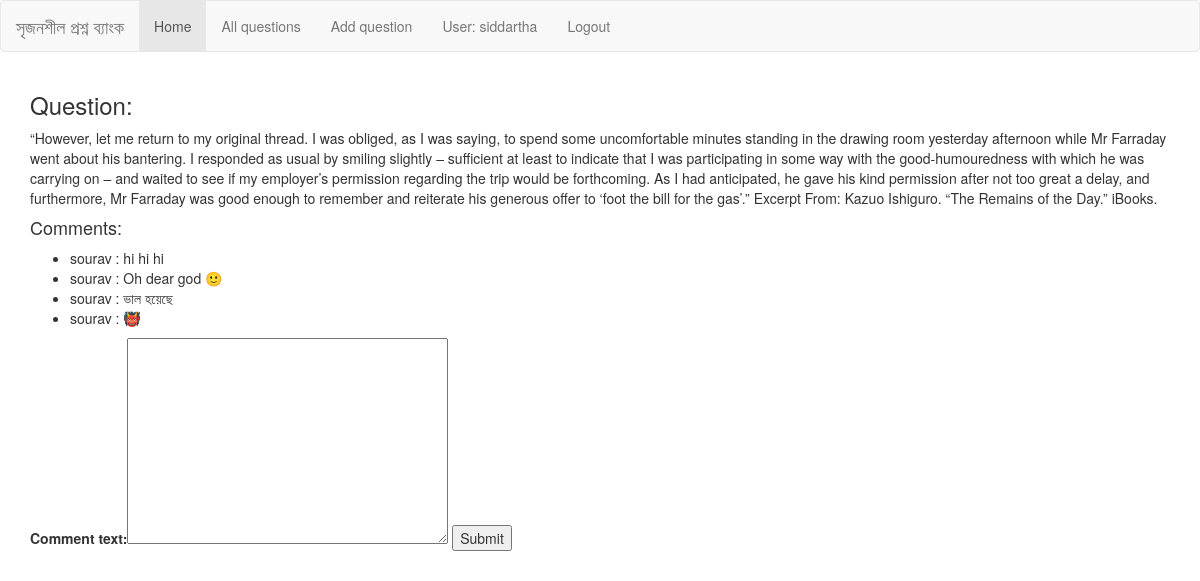
The app's page /questions/5/ (signed in) with its own data.
### add_content/models.py (models this page shows, shortened)
class Question(models.Model):
    question_name = models.TextField(max_length=300, null=True)
    question_text = models.TextField(max_length=3000)
    user = models.ForeignKey(
        settings.AUTH_USER_MODEL,
        on_delete=models.CASCADE,
        null=True,
    )
    pub_date = models.DateTimeField("Date published")
    STATUS_CHOICES = (
        (ACCEPTED, "Accepted"),
        (PENDING, "Pending"),
        (DISCARDED, "Discarded"),
        (OUTDATED, "Outdated"),
        (USED, "Used"),
        (DELETED, "Deleted"),
    )
    status = models.CharField(
        max_length=9,
        choices=STATUS_CHOICES,
        default=PENDING,
        null=True,
    )
    course = models.ForeignKey(
        Course,
        on_delete=models.CASCADE,
        null=True,
    )
    chapter = models.ForeignKey(
        Chapter,
        on_delete=models.CASCADE,
        null=True,
    )
    difficulty = models.TextField(max_length=20, null=True)
    category = models.TextField(max_length=20, null=True)
    medium = models.TextField(max_length=20, null=True)
    def __str__(self):
        return self.question_text

class Comment(models.Model):
    comment_text = models.TextField(max_length=100)
    question = models.ForeignKey(
        Question,
        on_delete=models.CASCADE,
        null=True,
    )
    user = models.ForeignKey(
        settings.AUTH_USER_MODEL,
        on_delete=models.CASCADE,
        null=True,
    )
    created_date = models.DateTimeField("Date published")

### add_content/views.py (the view)
# urls.py: path('<int:pk>/', views.get_detail_view_with_comment, name='detail'),
@login_required
def get_detail_view_with_comment(request, pk):
    question = get_object_or_404(Question, pk=pk)
    comment_list = Comment.objects.filter(question=question)
    if request.method == "POST":
        form = CommentForm(request.POST)
        if form.is_valid():
            comment_text = form.cleaned_data['comment_text']
            user = request.user
            comment = Comment(
                comment_text=comment_text,
                question=question,
                user=user,
                created_date=timezone.now()
            )
            comment.save()
    else:
        log_table = LogTable(user=request.user,
                             operation="View post " + str(pk),
                             operation_time=timezone.now(),)
        log_table.save()
    new_form = CommentForm()
    return render(request,
                  'add_content/detail.html',
                  {'form': new_form,
                   'question': question,
                   'comment_list': comment_list
                   }
                  )

### add_content/forms.py
class CommentForm(forms.ModelForm):
    class Meta:
        model = Comment
        fields = ('comment_text',)

### add_content/templates/add_content/detail.html (shortened to what this page needs)
{% extends "base_generic.html" %}
{% block content %}
<h3>Question:</h3>
<p>
    {{ question }}
</p>
<h4>Comments:</h4>
{% if comment_list %}
        <ul>
        {% for comment in comment_list %}
            <li>{{ comment.user }} : {{ comment.comment_text }}</li>
        {% endfor %}
        </ul>
    {% endif %}
<form action="." method="post">
    {{ form }}
    <input type="submit" value="Submit" />
</form>
{% endblock %}

### add_content/templates/base_generic.html (shortened to what this page needs)
<!DOCTYPE html>
<html lang="en">
<head>
  <link rel="stylesheet" href="https://maxcdn.bootstrapcdn.com/bootstrap/3.3.7/css/bootstrap.min.css">
  {% load static %}
  <link rel="stylesheet" href="/static/css/styles.css">
</head>
<body>
  {% block navbar %}
  <nav class="navbar navbar-default">
    <div class="container-fluid">
      <div class="navbar-header">
        <a class="navbar-brand" href="#">সৃজনশীল প্রশ্ন ব্যাংক</a>
      </div>
      <ul class="nav navbar-nav">
        <li class="active"><a href="{% url 'questions:index' %}">Home</a></li>
        <li><a href="#">All questions</a></li>
        <li><a href="{% url 'questions:add_question' %}">Add question</a></li>
        {% if user.is_authenticated %}
        <li><a href="{% url 'questions:profile' %}">User: {{ user.get_username }}</a></li>
        <li><a href="{% url 'logout'%}">Logout</a></li>
        {% else %}
        <li><a href="{% url 'login'%}">Login</a></li>
        {% endif %}
      </ul>
    </div>
  </nav>
  {% endblock %}
  <div class="container">
    {% block content %}{% endblock %}
  </div>
</body>
</html>

### records on screen
Question: question_text "“However, let me return to my original thread. I was obliged, as I was saying, to spend some uncomfortable minutes standing in the drawing room yesterday afternoon while Mr Farraday went about his bantering. I responded as usual by smiling slightly – sufficient at least to indicate that I was participating in some way with the good-humouredness with which he was carrying on – and waited to see if my employer’s permission regarding the trip would be forthcoming. As I had anticipated, he gave his kind permission after not too great a delay, and furthermore, Mr Farraday was good enough to remember and reiterate his generous offer to ‘foot the bill for the gas’.” Excerpt From: Kazuo Ishiguro.…"
Comment: user "sourav", comment_text "hi hi hi"
Comment: user "sourav", comment_text "Oh dear god 🙂"
Comment: user "sourav", comment_text "ভাল হয়েছে"
Comment: user "sourav", comment_text "👹"

### other values on screen
{{ user.get_username }} "siddartha"
